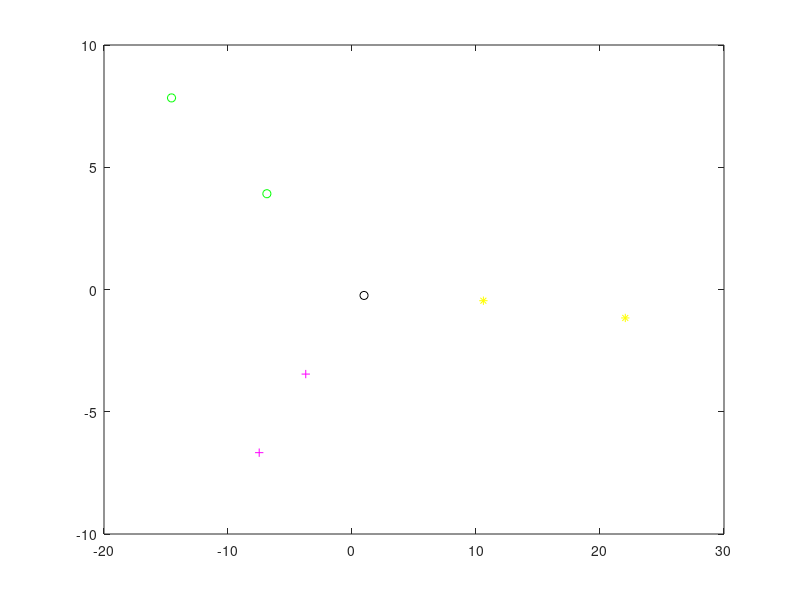

Source code (MATLAB):
% number of bodies
N = 3;

% gravitational constant in reduced unit
G = 1;

% mass in reduced unit
m = [1; 1; 1];

% initial position in reduced unit
r = [[-0.97000436; 0.24308753], [0; 0], [0.97000436; -0.24308753]];

% initial velocity in reduced unit
v = [[0.4662036850; 0.4323657300], [-0.93240737; -0.86473146], [0.4662036850; 0.4323657300]];

% time step size and total time, in reduced unit
dt = 4;
T = 4;

% Setting up acceleration arrays that will be used later
acc = zeros(2,3)
nacc = zeros(2,3)
% Clearly mark each body's starting point
plot(r(1,1), r(2,1), 'k-*')
plot(r(1,2), r(2,2), 'k-+')
plot(r(1,3), r(2,3), 'k-o')
hold on

for t = 0:dt:T
    % Distances between bodies. Used for finding acceleration
    da12 = sqrt((r(1,1) - r(1,2))^2 + (r(2,1) - r(2,2))^2)
    da13 = sqrt((r(1,1) - r(1,3))^2 + (r(2,1) - r(2,3))^2)
    da23 = sqrt((r(1,2) - r(1,3))^2 + (r(2,2) - r(2,3))^2)
    
    
    % Calculate current acceleration
    acc(:,1) = ((1/(da12^3)) * (r(:,2) - r(:,1))) + ((1/(da13^3)) * (r(:,3) - r(:,1)));
    % acc(2,1) = ((1/(da12^3)) * (r(2,2) - r(2,1))) + ((1/(da13^3)) * (r(2,3) - r(2,1)));
    
    acc(:,2) = ((1/(da12^3)) * (r(:,1) - r(:,2))) + ((1/(da23^3)) * (r(:,3) - r(:,2)));
    % acc(2,2) = ((1/(da12^3)) * (r(2,1) - r(2,2))) + ((1/(da23^3)) * (r(2,3) - r(2,2)));

    acc(:,3) = ((1/(da13^3)) * (r(:,1) - r(:,3))) + ((1/(da23^3)) * (r(:,2) - r(:,3)));
    % acc(2,3) = ((1/(da13^3)) * (r(2,1) - r(2,3))) + ((1/(da23^3)) * (r(2,2) - r(2,3)));
    
    
    % Calculate new location
    r = r + v*dt + 0.5*acc*(dt^2) % next, find new_a with this new r

    
    % Calculate new distances using new locations (used for finding new acceleration)
    da12 = sqrt((r(1,1) - r(1,2))^2 + (r(2,1) - r(2,2))^2);
    da13 = sqrt((r(1,1) - r(1,3))^2 + (r(2,1) - r(2,3))^2);
    da23 = sqrt((r(1,2) - r(1,3))^2 + (r(2,2) - r(2,3))^2);
    
    
    % Calculate new acceleration using the new locations (using new distances)
    nacc(:,1) = ((1/(da12^3)) * (r(:,2) - r(:,1))) + ((1/(da13^3)) * (r(:,3) - r(:,1)));
    % acc(2,1) = ((1/(da12^3)) * (r(2,2) - r(2,1))) + ((1/(da13^3)) * (r(2,3) - r(2,1)));

    nacc(:,2) = ((1/(da12^3)) * (r(:,1) - r(:,2))) + ((1/(da23^3)) * (r(:,3) - r(:,2)));
    % acc(2,2) = ((1/(da12^3)) * (r(2,1) - r(2,2))) + ((1/(da23^3)) * (r(2,3) - r(2,2)));

    nacc(:,3) = ((1/(da13^3)) * (r(:,1) - r(:,3))) + ((1/(da23^3)) * (r(:,2) - r(:,3)));
    % acc(2,3) = ((1/(da13^3)) * (r(2,1) - r(2,3))) + ((1/(da23^3)) * (r(2,2) - r(2,3)));

    
    % Calculate new velocity
    v = v + (acc + nacc)/2 * dt;
    
    
    % Plotting on graph
    plot(r(1,1), r(2,1), 'y-*')
    plot(r(1,2), r(2,2), 'm-+')
    plot(r(1,3), r(2,3), 'g-o')
end